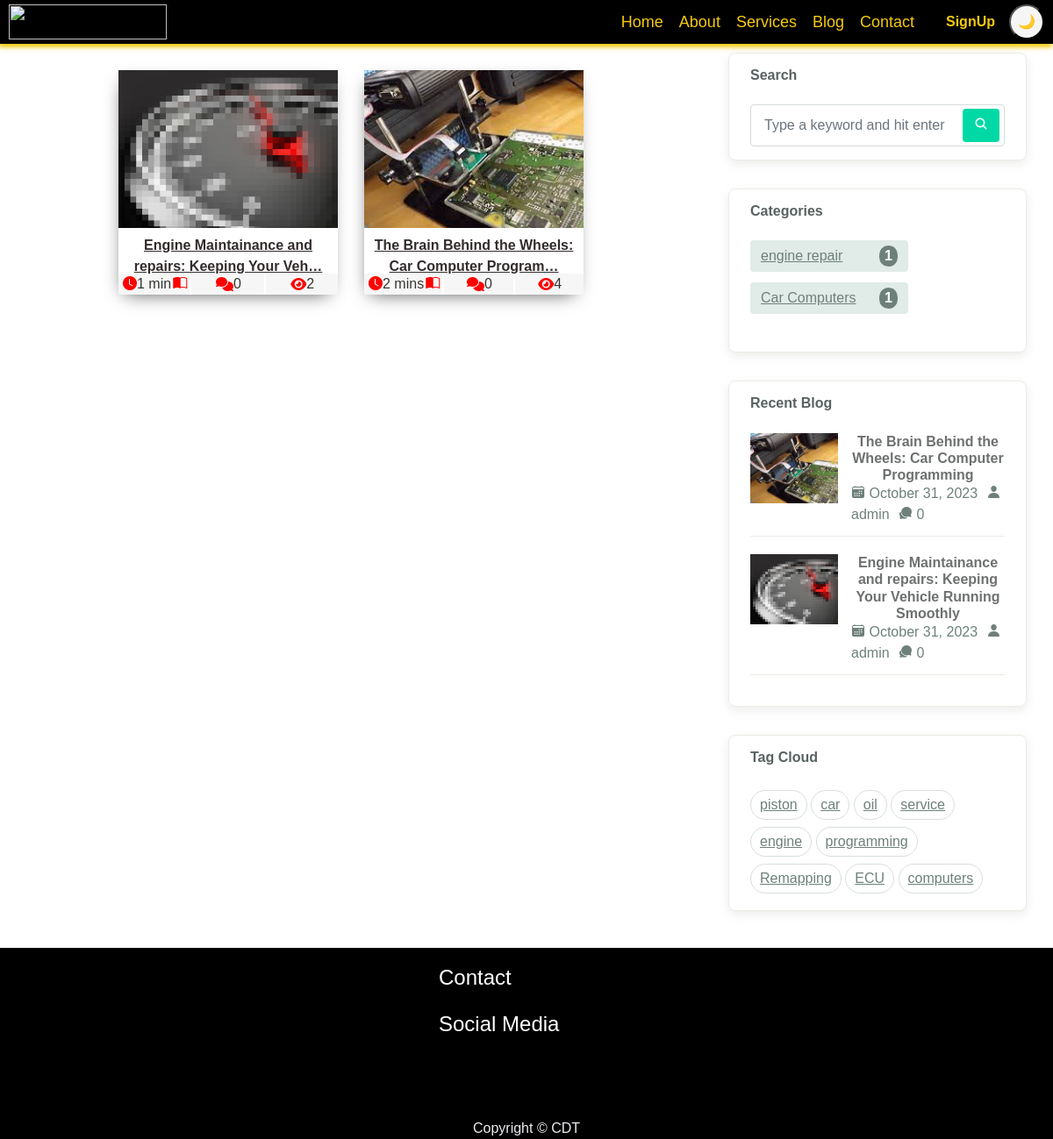
/blog/articles-available/, run on the app's committed database.
### blog/models/article_m.py (models this page shows, shortened)
class Blog(models.Model):
    DRAFTED = "DRAFTED"
    PUBLISHED = "PUBLISHED"
    STATUS_CHOICES = (
        (DRAFTED, 'Draft'),
        (PUBLISHED, 'Publish'),
    )
    author = models.ForeignKey(User, on_delete=models.CASCADE)
    title = models.CharField(max_length=100)
    content = HTMLField('Content')
    image = models.ImageField(default='article-default.jpg', upload_to='blog_images')
    image_credit = models.CharField(max_length=200, default='CDTBLOG')
    category = models.ForeignKey(Category, on_delete=models.CASCADE)
    subcategory = models.ForeignKey(Subcategory, on_delete=models.CASCADE)
    slug = models.SlugField(unique=True, max_length=255, blank=True, null=True)
    tags = TaggableManager(blank=True)
    status = models.CharField(max_length=10, choices=STATUS_CHOICES,
                              default='DRAFT')
    date_published = models.DateTimeField(blank=True, null=True, editable=False)
    date_created = models.DateTimeField(auto_now_add=True,  editable=False)
    date_updated = models.DateTimeField(blank=True, null=True, editable=False)
    date_drafted = models.DateTimeField(blank=True, null=True, editable=False)
    word_count = models.IntegerField(default=0)
    view_count = models.IntegerField(default=0)
    like_count = models.IntegerField(default=0)
    dislike_count = models.IntegerField(default=0)
    date_hidden = models.DateTimeField(blank=True, null=True,editable=False)
    hidden = models.BooleanField(default=False)
    date_approved = models.DateTimeField(blank=True, null=True, editable=False)
    approved = models.BooleanField(default=False)
    date_rejected = models.DateTimeField(blank=True, null=True, editable=False)
    rejected = models.BooleanField(default=False)
    rejection_reason = models.TextField(blank=True, null=True)
    def get_absolute_url(self):
        return reverse('blog:blog_detail', args=[str(self.slug)])
    def formatted_views_count(self):
        if self.view_count < 1000:
            return str(self.view_count)
        elif self.view_count < 1000000:
            return f"{self.view_count // 1000}.{self.view_count % 1000 // 100}k"
        else:
            return f"{self.view_count // 1000000}.{self.view_count % 1000000 // 100000}m"
    def read_time(self):
        words = self.word_count
        if words > 0:
            read_time = round(words / 200)
            if read_time == 0:
                read_time = 1
            if read_time >= 60:
                read_time = round(read_time / 60)
                if read_time == 1:
                    return '1 hr'
                else:
                    return f'{read_time} hrs'
            else:
                if read_time == 1:
                    return '1 min'
                else:
                    return f'{read_time} mins'
        else:
            return 0
    @property
    def comment_count(self):
        count_ =self.comments.filter(blog=self, approved=True).count()
        if count_ >= 1000:
            suffixes = ['', 'k', 'M', 'B', 'T']
            magnitude = 0
            while count_ >= 1000 and magnitude < len(suffixes)-1:
                magnitude += 1
                count_ /= 1000
                _count = f'{count_:.1f}{suffixes[magnitude]}'
            return _count
        else:
            return count_

### blog/models/categories_n_babies_m.py (models this page shows, shortened)
class Category(models.Model):
    name = models.CharField(max_length=50)
    slug = models.SlugField(unique=True, max_length=255, blank=True, null=True)
    image = models.ImageField(default='category-default.jpg', upload_to='category_images',blank=True, null=True)
    approved = models.BooleanField(default=False)
    date_created = models.DateTimeField(auto_now_add=True)
    date_approved = models.DateTimeField(blank=True, null=True, editable=False)
    def get_absolute_url(self):
        return reverse('blog:category_detail', args=[str(self.slug)])
    def blog_count(self):
        return self.blog_set.filter(status='PUBLISHED', approved=True).count()

### blog/views/article_v.py (the view)
# urls.py: path('articles-available/', blog_home, name='blog_home'),
def blog_home(request):
    print("am in=======================")
    if request.method == 'GET':
        print(request.GET)
        print("am innn========++++++++++++++++++++++")
        query = request.GET.get('query')
        print(query)
        if query:
            blogs = Blog.objects.filter(
                Q(title__icontains=query) | Q(content__icontains=query)| Q(author__username__icontains=query),
                status=Blog.PUBLISHED,
                hidden=False,
                approved=True,
            )
        else:
            blogs = Blog.objects.filter(status=Blog.PUBLISHED, hidden=False, approved=True)
    categories = Category.objects.filter(approved=True)
    recent_articles = Blog.objects.filter(status=Blog.PUBLISHED, hidden=False, approved=True).order_by('-date_created')[:5]
    all_tags = Tag.objects.all()
    context = {
        'blogs': blogs,
        'categories': categories,
        'recent_articles': recent_articles,
        'query': query,
        'all_tags': all_tags,  # Add this line to the context
    }
    return render(request, 'blog/article/blog_home.html', context)

### templates/blog/article/blog_home.html (shortened to what this page needs)
{% extends 'base.html' %}
{% load static %}
{% block css %}
<link rel="stylesheet" href="{% static 'css/blog/blog_home.css' %}">
{% endblock css %}
{% block content %}
<section class="post-list body-container">
    <div class="p-l-main item2 bg-white" id="main" >
            {% if blogs %}
            <div class="itme2 post-wrapper">
              {% for article in blogs %}
              <div>
                  <div class="post">
                      <a href="{{ article.get_absolute_url }}">
                        <img class="thumbnail" src="{{ article.image.url }}">
                      </a>
                      <div class="post-preview">
                          <p class="post-title ">
                            <a href="{{ article.get_absolute_url }}">
                            <b>{{ article.title|safe| truncatechars:50 }}</b>
                          </a></p>
                      </div>
                      <ol class="post-footer">
                        <li><i class="bi bi-clock-fill"></i>{{ article.read_time }}<i class="bi bi-book-half"></i></li>
                        <li><i class="fa fa-comments"></i>{{ article.comment_count  }}</li>
                        <li><i class="fa fa-eye"></i>{{ article.formatted_views_count }}</li>
                      </ol>
                  </div>
              </div>
              {% endfor %}
          </div>
            {% else %}
                    <div class="centered alert alert-warning"><b>No Articles</b></div>
                {% endif %}
    </div>
    {% include 'blog/article/blog_side_bar.html' %}
</section>
{% endblock content %}

### templates/blog/article/blog_side_bar.html (shortened to what this page needs)
    <div class="sidebar " id="side-bar">
        <div class="sidebar-block">
            <h3 class="sidebar-title">Search</h3>
            <form class="search-form"  method="GET" action="/blog/articles-available/">
                <div class="form-group">
                    <input type="text" class="form-control" id="search-input" name="query" placeholder="Type a keyword and hit enter">
                    <button type="submit" class="btn"><span class="icon mai-search"></span></button>
                </div>
            </form>
        </div>
        <div class="sidebar-block">
          {% if subcategories %}
          <h3 class="sidebar-title">Subcategories</h3>
          {% elif categories %}
          <h3 class="sidebar-title">Categories</h3>
          {% endif %}
          <ul class="categories">
            {% for category in categories %}
            <li><a href="{{category.get_absolute_url }}">{{ category.name }}
                <span>{{ category.blog_count }}</span>
            </a></li>
            {% empty %}
            <li>No categories found.</li>
            {% endfor %}
          </ul>
        </div>
        <div class="sidebar-block">
          <h3 class="sidebar-title">Recent Blog</h3>
          {% for article in recent_articles %}
          <div class="blog-item">
            <a class="post-thumb" href="{{ article.get_absolute_url }}">
              <img src="{{ article.image.url }}" alt="alt">
            </a>
            <div class="content">
              <h3 class="post-title"><a href="{{ article.get_absolute_url }}">{{article.title}}</a></h3>
              <div class="meta">
                <a href="{{ article.get_absolute_url }}"><span class="mai-calendar"></span> {{ article.date_published|date:"F j, Y" }}</a>
                <a href="{{ article.get_absolute_url }}"><span class="mai-person"></span> {{article.author}}</a>
                <a href="{{ article.get_absolute_url }}"><span class="mai-chatbubbles"></span> {{ article.comment_count  }}</a>
              </div>
            </div>
          </div>
          {% empty %}
            <li>No Recent articles found.</li>
            {% endfor %}
        </div>
          <div class="sidebar-block">
            <h3 class="sidebar-title">Tag Cloud</h3>
            <div class="tagcloud">
                {% for tag in all_tags %}
                <a href="{% url 'blog:tag_blogs' tag.slug %}" class="tag-cloud-link">{{ tag.name }}</a>
                {% empty %}
                <li class="tag-cloud-link">No tags found.</li>
                {% endfor %}
            </div>
          </div>
    </div>

### static/css/theme.css (style rules this page uses)
[data-theme="light"] { --bg-color: #f5f5f5; --odd-bg-color:#e9e3e3; --even-bg-color:#c2c1c1; --text-color: #333; --inverted-bg-color: #1e1e1e; --inverted-text-color: #fff; --primary-color: #000; --accent-color: #f4ca0e; --accent-color-hover: #ffff00; --icon-bg-color:#e3d189; --icon-bg-color-hover:#d1ac15; --font-size: 16px; --line-height: 1.5; --border-radius: 4px; }

### static/css/style.css (style rules this page uses)
body { font-family: Arial, sans-serif; background-color: var(--bg-color) ; color: var(--text-color) ; transition: background-color 0.3s, color 0.3s; --header-height: 50px; --footer-height: 22px; margin: var(--header-height) 0 var(--footer-height) 0; }

### static/css/top-footer.css (style rules this page uses)
ul { padding-left: 0; }

### static/css/blog/blog_home.css (style rules this page uses)
body { font-family: "Source Sans Pro", sans-serif; line-height: 1.5; color: #343531; }
.post-list { background: white; }
.p-l-main { padding: 30px 10px; }
.post-wrapper { display: grid; width: 100%; padding-left: 10px; padding-right: 10px; gap:30px; padding-bottom: 50px; }
.post { height: 100%; position: relative; border:1px solid var(--borderColor); -webkit-box-shadow: -2px 7px 21px -9px rgba(0,0,0,0.75); -moz-box-shadow: -2px 7px 21px -9px rgba(0,0,0,0.75); box-shadow: -2px 7px 21px -9px rgba(0,0,0,0.75); border-radius: 10px; }
.thumbnail { display: block; width: 100%; height:180px; object-fit: cover; }
.post-preview { background-color: #fff; padding:8px; margin-bottom: 12px; }
.post-title { margin: 0; text-align: center; display: flex; justify-content: center; font-weight: 700; }
.post-title a { color: #332c2c; }
.post-footer { margin: 0; display: grid; font-size: 14px; padding: 0; grid-template-columns: auto 1fr 1fr; grid-gap: 2px; position: absolute; bottom: 0; width: 100%; }
.post-footer li { display: inline-flex; margin: 0; background-color: #f7f6f6; padding: 0 3px; border-radius: 3px; justify-content: center; align-items: center; }
.post-footer li i { margin-left: 2px; color: red; }
.sidebar { display: flex; flex-direction: column; align-items: center; padding: 10px 30px; background: white; }
.sidebar-block { position: relative; display: block; padding: 15px 24px; margin-bottom: 32px; background-color: #fff; border-radius: 8px; border: 1px solid #E8EEE4; box-shadow: 0 4px 12px rgba(154, 159, 151, 0.2); width: 100%; }
.form-control { padding: 8px 15px; height: calc(1.5em + 1.375rem + 2px); border-color: #d6dbd9; }
.sidebar-title { font-weight: 600; margin-bottom: 24px; color: #596261; }
.search-form .form-group { position: relative; }
.search-form .btn { position: absolute; top: 5px; right: 6px; padding: 6px 12px; background-color: #00D9A5; color: #fff; transition: all .2s ease; }
.categories { position: relative; list-style: none; padding-left: 0; display: grid; grid-template-columns: repeat(auto-fit, 200px); align-items: center; }
.categories li { display: block; float: left; margin-bottom: 12px; }
.categories li a { display: flex; justify-content: space-between; width: 90%; padding: 6px 12px; background-color: #E1EBE8; color: #6E807A; border-radius: 4px; transition: all .2s ease; }
.categories li a span { float: right; margin-left: 8px; padding: 0 6px; background-color: #6E807A; color: #fff; font-size: 12px; font-weight: 600; border-radius: 40px; }
.blog-item { position: relative; display: flex; flex-direction: row; padding-bottom: 12px; margin-bottom: 20px; border-bottom: 1px solid #E8EEE4; }
.blog-item .post-thumb { flex-shrink: 0; position: relative; display: inline-block; margin-right: 15px; width: 100px; height: 80px; background-color: #A1AAA7; overflow: hidden; }
.blog-item .post-thumb img { width: auto; height: 100%; }
.blog-item .post-title a { color: #6D7170; transition: all .2s ease; }
.blog-item .meta a { margin-right: 6px; font-size: 12px; color: #6E807A; }
.tagcloud { position: relative; display: block; }
.tag-cloud-link { display: inline-block; padding: 4px 10px; margin-top: 4px; margin-bottom: 4px; border: 1px solid #d7dfdc; border-radius: 40px; font-size: 14px; color: #6E807A; transition: all .2s ease; }
@media (min-width: 720px) { .post-wrapper { grid-template-columns: repeat(auto-fit, 250px); justify-content: center; padding-left: 0px; padding-right: 0px; } }
@media (min-width: 1200px) { .post-list { display: grid; grid-template-columns: auto 400px; } }

### templates/blog/article/blog_side_bar.html (style rules this page uses)
.blog-item a { text-decoration: none; }

### data on the page
Blog: image (picture), title "Engine Maintainance and repairs: Keeping Your Veh…", read_time "1 min", comment_count "0", formatted_views_count "2", title "Engine Maintainance and repairs: Keeping Your Vehicle Running Smoothly", date_published "October 31, 2023", author "admin"
Blog: image (picture), title "The Brain Behind the Wheels: Car Computer Program…", read_time "2 mins", comment_count "0", formatted_views_count "4", title "The Brain Behind the Wheels: Car Computer Programming", date_published "October 31, 2023", author "admin"
Category: name "engine repair", blog_count "1"
Category: name "Car Computers", blog_count "1"
Tag: name "piston"
Tag: name "car"
Tag: name "oil"
Tag: name "service"
Tag: name "engine"
Tag: name "programming"
Tag: name "Remapping"
Tag: name "ECU"
Tag: name "computers"
